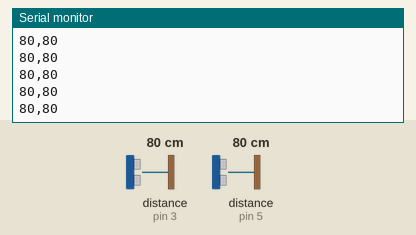
This sketch was run on a simulated Arduino Uno, built with avr-gcc and run on an emulated ATmega328P. Shown: the last lines printed to the serial monitor. Wiring (inferred from the names in the program): 2 × ultrasonic range finder: trigger pin 2, echo pin 3 / trigger pin 4, echo pin 5. The inputs (shaded band) are chosen by the test bench; at power-on: distance to the obstacle (sensors on pin 3, pin 5) 80 cm. The echo pulse lasts 58.3 µs per cm.

Above: at 1.2 s.
1.3 s: distance to the obstacle (sensor on pin 3) set to 2 cm
At 1.35 s:
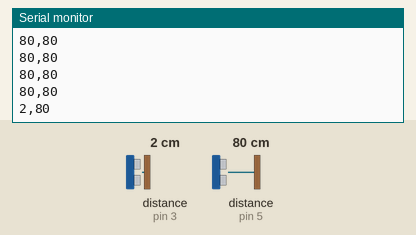
2.8 s: distance to the obstacle (sensor on pin 5) set to 2 cm
At 2.81 s:
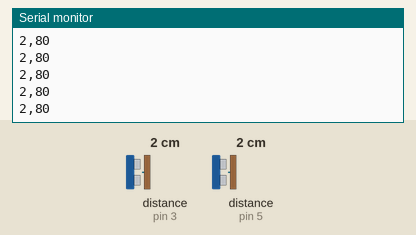
4.3 s: distance to the obstacle (sensor on pin 3) set to 4 cm
At 4.3 s:
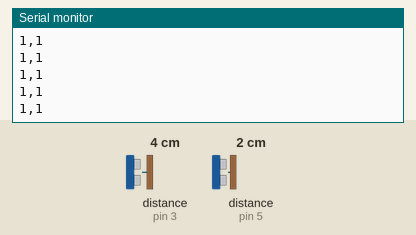
5.8 s: distance to the obstacle (sensor on pin 5) set to 4 cm
At 5.8 s:
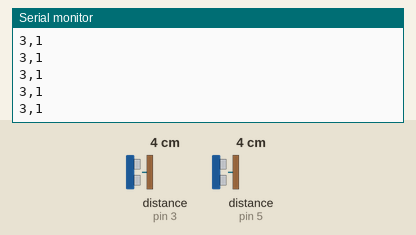
Timing chart, 0 to 8.3 s (numbered marks = the images above; inputs shaded):
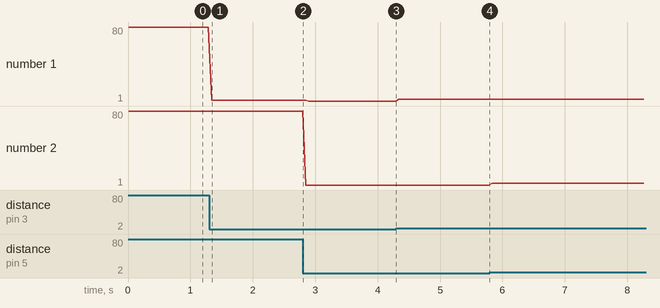

The sketch:

virtual_mouse.ino
```cpp
// Arduino reads distances from 2 ultrasonic sensors and sends "d1,d2" over Serial

const int trig1 = 2, echo1 = 3;
const int trig2 = 4, echo2 = 5;

long readDistance(int trig, int echo) {
  digitalWrite(trig, LOW);
  delayMicroseconds(2);
  digitalWrite(trig, HIGH);
  delayMicroseconds(10);
  digitalWrite(trig, LOW);
  long duration = pulseIn(echo, HIGH, 30000); // timeout
  if (duration == 0) return 999;  // no echo
  return duration / 58;           // convert to cm
}

void setup() {
  pinMode(trig1, OUTPUT); pinMode(echo1, INPUT);
  pinMode(trig2, OUTPUT); pinMode(echo2, INPUT);
  Serial.begin(115200);
}

void loop() {
  long d1 = readDistance(trig1, echo1);
  long d2 = readDistance(trig2, echo2);
  Serial.print(d1);
  Serial.print(",");
  Serial.println(d2);
  delay(50);
}
```

Measured:
- after the input at 1.3 s, the serial monitor: prints a new line at once (image 1)
- plotted number 1: 80 → 2 after the input at 1.3 s, 2 → 1 after the input at 2.8 s, 1 → 3 after the input at 4.3 s
- plotted number 2: 80 → 1 after the input at 2.8 s
